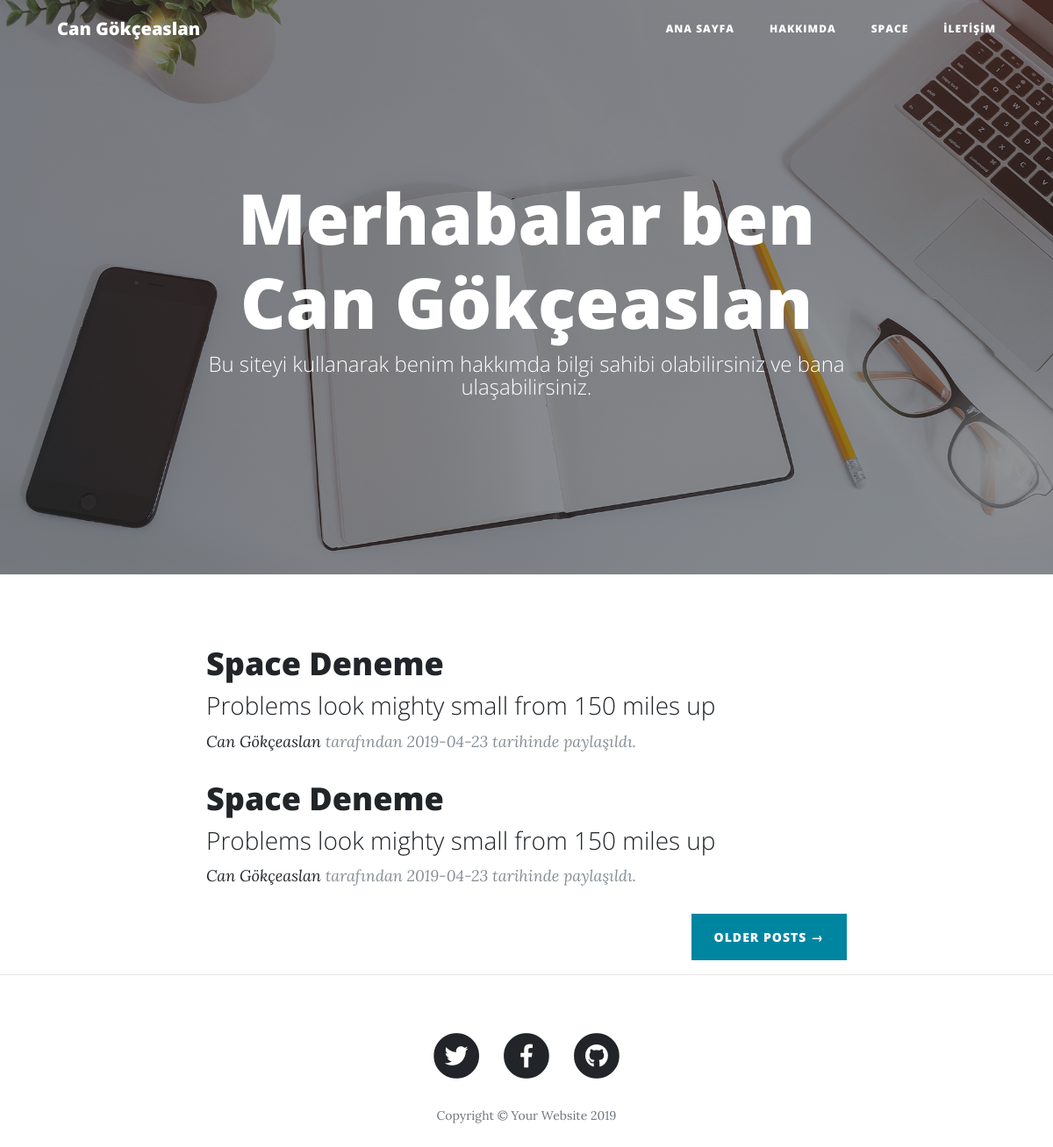
/blog/index.php, run on the app's committed database.
### tables this page shows
CREATE TABLE `blog` (
  `id` int(100) NOT NULL,
  `title` varchar(100) NOT NULL,
  `description` text NOT NULL,
  `post` longtext NOT NULL,
  `url` varchar(100) NOT NULL,
  `author` varchar(100) DEFAULT NULL,
  `date` date DEFAULT NULL,
  `image` text
);

### blog/Modules/MainPosts/index.php (the view, shortened to what this page needs)
<?php
class MainPosts{
    public function getMainPosts($conn){
        ?>
        <div class="container">
    <div class="row">
      <div class="col-lg-8 col-md-10 mx-auto">
        <?php $this->getPosts($conn); ?>
        <div class="clearfix">
          <a class="btn btn-primary float-right" href="#">Older Posts &rarr;</a>
        </div>
      </div>
    </div>
  </div>
  <hr>
        <?php
    }
    public function getPosts($conn){
      $sql = "SELECT title,description,url,author,date FROM blog WHERE 1 LIMIT 20";
      $result = mysqli_query($conn,$sql);
      while($row = mysqli_fetch_assoc($result)){
        ?>
        <div class="post-preview">
          <a href="/post/<?php echo $row["url"]; ?>">
            <h2 class="post-title">
              <?php echo $row["title"]; ?>
            </h2>
            <h3 class="post-subtitle">
            <?php echo $row["description"]; ?>
            </h3>
          </a>
          <p class="post-meta">
            <a href="#"><?php echo $row["author"]; ?></a> tarafından
           <?php echo $row["date"]; ?> tarihinde paylaşıldı.</p>
        </div>
        <?php
      }
    }
}
?>

### data on the page
blog: title "Space Deneme", description "Problems look mighty small from 150 miles up", author "Can Gökçeaslan", date "2019-04-23"
blog: title "Space Deneme", description "Problems look mighty small from 150 miles up", author "Can Gökçeaslan", date "2019-04-23"

### other printed values
$this->title "Merhabalar ben Can Gökçeaslan"
$this->desc "Bu siteyi kullanarak benim hakkımda bilgi sahibi olabilirsiniz ve bana ulaşabilirsiniz."
